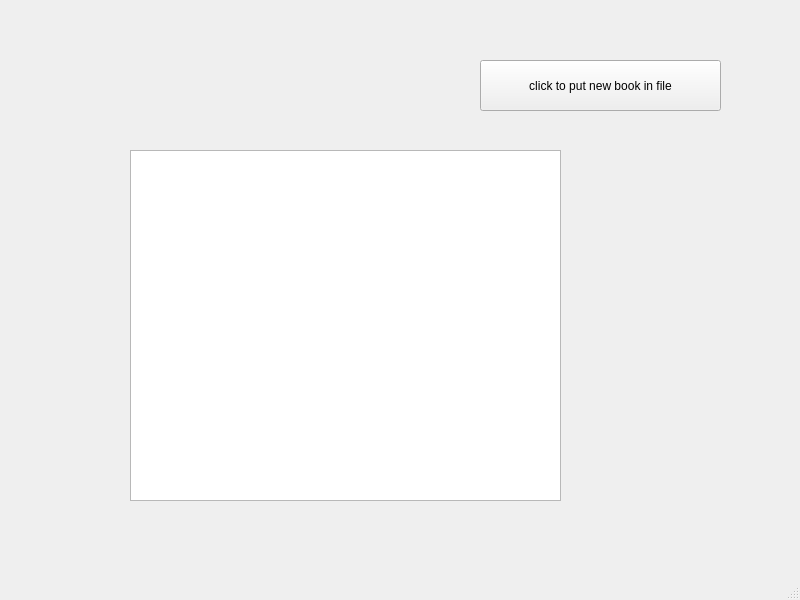
<?xml version="1.0" encoding="UTF-8"?>
<ui version="4.0">
 <class>Server</class>
 <widget class="QMainWindow" name="Server">
  <property name="geometry">
   <rect>
    <x>0</x>
    <y>0</y>
    <width>800</width>
    <height>600</height>
   </rect>
  </property>
  <property name="windowTitle">
   <string>Server</string>
  </property>
  <widget class="QWidget" name="centralwidget">
   <widget class="QTextEdit" name="textEdit">
    <property name="geometry">
     <rect>
      <x>130</x>
      <y>150</y>
      <width>431</width>
      <height>351</height>
     </rect>
    </property>
   </widget>
   <widget class="QPushButton" name="pushButton">
    <property name="geometry">
     <rect>
      <x>480</x>
      <y>60</y>
      <width>241</width>
      <height>51</height>
     </rect>
    </property>
    <property name="text">
     <string>click to put new book in file</string>
    </property>
   </widget>
  </widget>
  <widget class="QMenuBar" name="menubar">
   <property name="geometry">
    <rect>
     <x>0</x>
     <y>0</y>
     <width>800</width>
     <height>23</height>
    </rect>
   </property>
  </widget>
  <widget class="QStatusBar" name="statusbar"/>
 </widget>
 <resources/>
 <connections/>
</ui>
